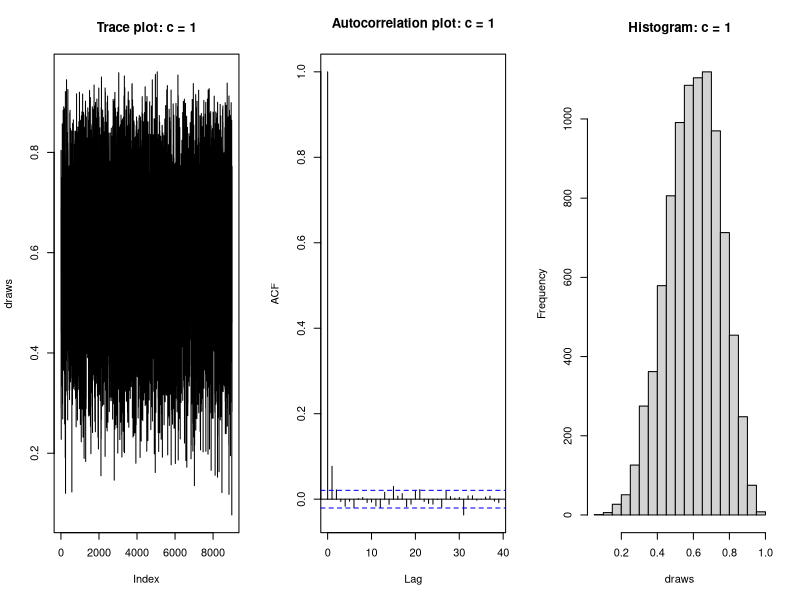
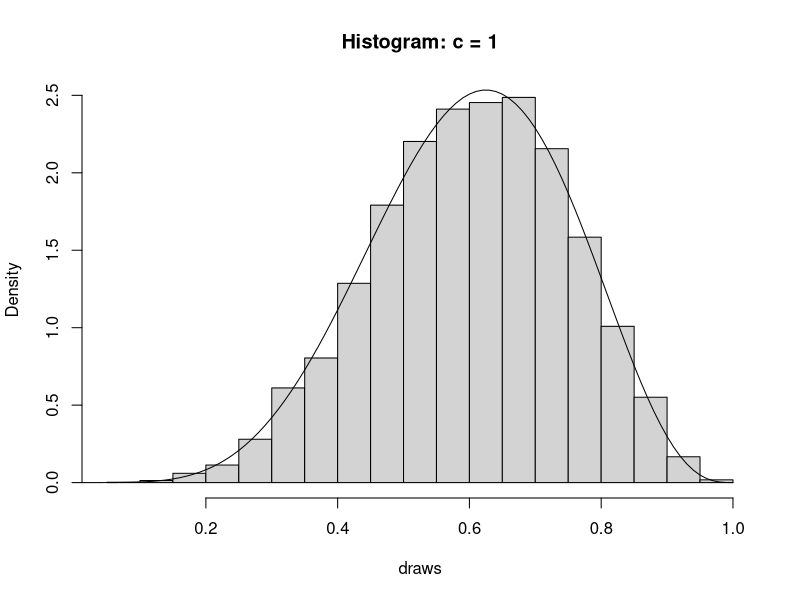
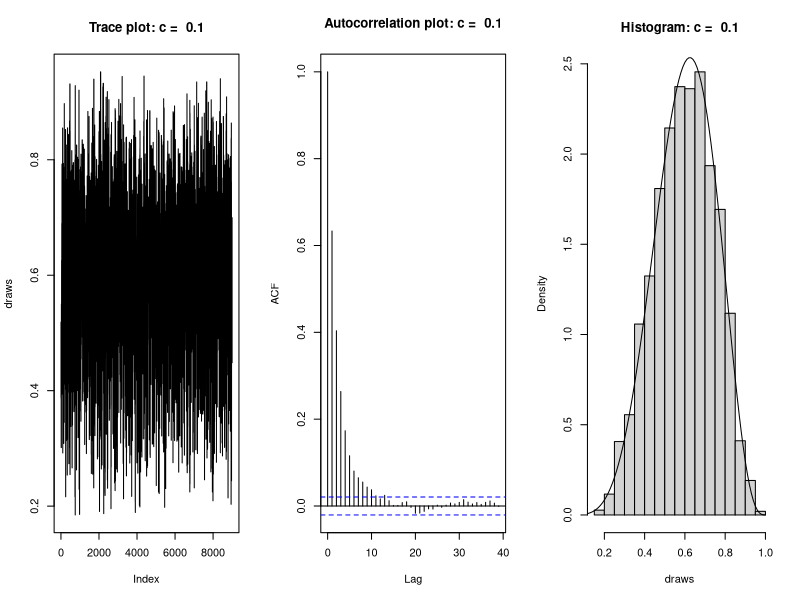
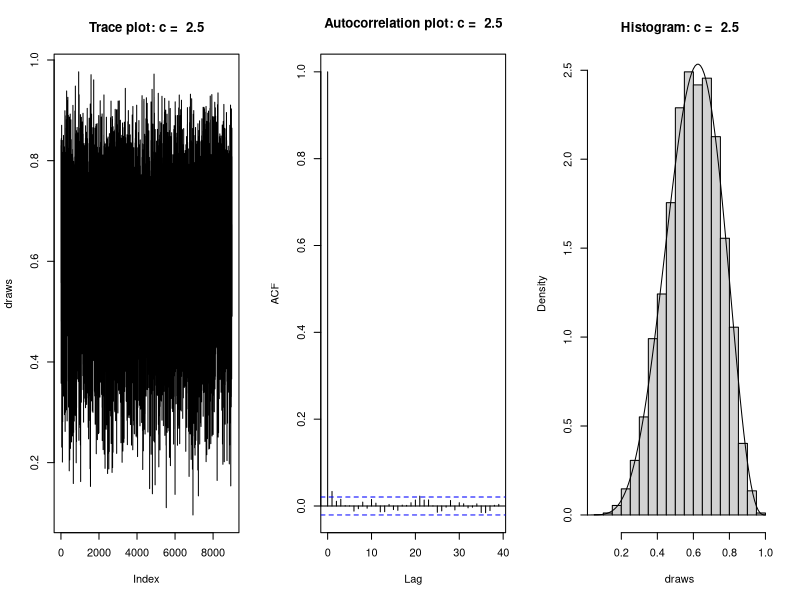
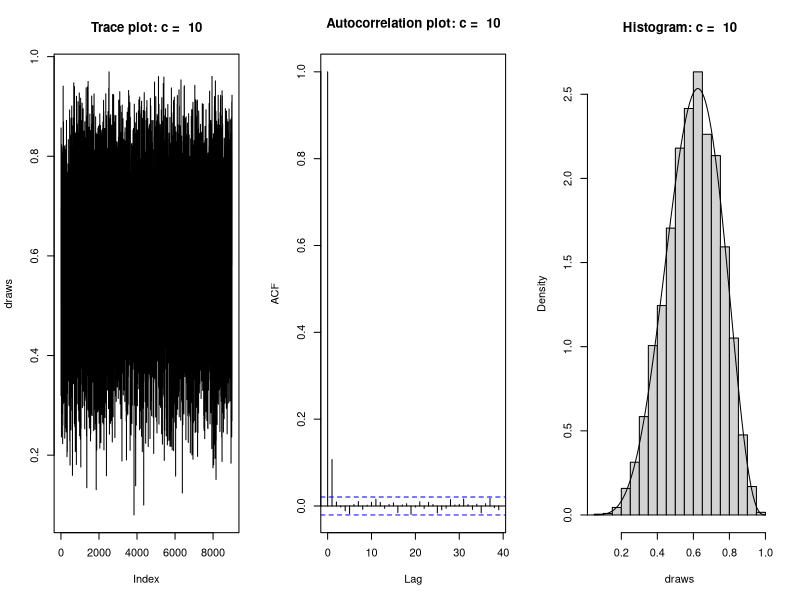

Reproduce these figures in R, in order.
## ---- chunk 1
knitr::opts_chunk$set(echo = TRUE)
## ---- chunk 2
betametropolis <- function(startvalue, c, thin=10, burnin=1000, iterations=10000){
  chain = rep(0, iterations)
  for (i in 1:iterations){
    for (j in 1:thin){
      currentvalue <- rbeta(1, c * startvalue, c * (1 - startvalue))
      proposal <- dbeta(startvalue, c * currentvalue, c * (1 - currentvalue)) / dbeta(currentvalue, c * startvalue, c * (1 - startvalue))
      posterior <- dbeta(currentvalue, 6, 4) / dbeta(startvalue, 6, 4)
      if (runif(1) < min(1, posterior * proposal)){
        startvalue <- currentvalue
        chain[i] <- startvalue
      }else{
        chain[i] <- startvalue
      }
    }
  }
  return(chain[-(1:burnin)])
}
## ---- chunk 3
# generate a starting value from a uniform distribution
startvalue <- runif(1)
# set c=1 and run for 10,000 total iterations
draws <- betametropolis(startvalue, 1, 10, 1000, 10000)
## ---- chunk 4
# plots for c = 1
par(mfrow = c(1, 3))
plot(draws, type = "l", main = "Trace plot: c = 1"); acf(draws, main = "Autocorrelation plot: c = 1"); hist(draws, main = "Histogram: c = 1")
## ---- chunk 5
#histogram of the draws with Beta(6,4)
par(mfrow = c(1, 1))
hist(draws, freq = FALSE, main = "Histogram: c = 1")
x<-seq(0, 1, 0.01)
lines(x, dbeta(x, 6, 4))
## ---- chunk 6
#ks test
ks.test(jitter(draws, 0.0001), rbeta(10000, 6, 4))
## ---- chunk 7
#plots for c = 0.1, 2.5, 10
cvec<-c(0.1, 2.5, 10)
for (i in 1:length(cvec)){
  par(mfrow=c(1, 3))
  draws=betametropolis(startvalue, cvec[i], 10, 1000, 10000)
  plot(draws, type = "l", main = paste("Trace plot: c = ", cvec[i])); acf(draws, main = paste("Autocorrelation plot: c = ", cvec[i])); hist(draws, freq = FALSE, main = paste ("Histogram: c = ", cvec[i]))
  x<-seq(0, 1, 0.01)
  lines(x, dbeta(x, 6, 4))
}
